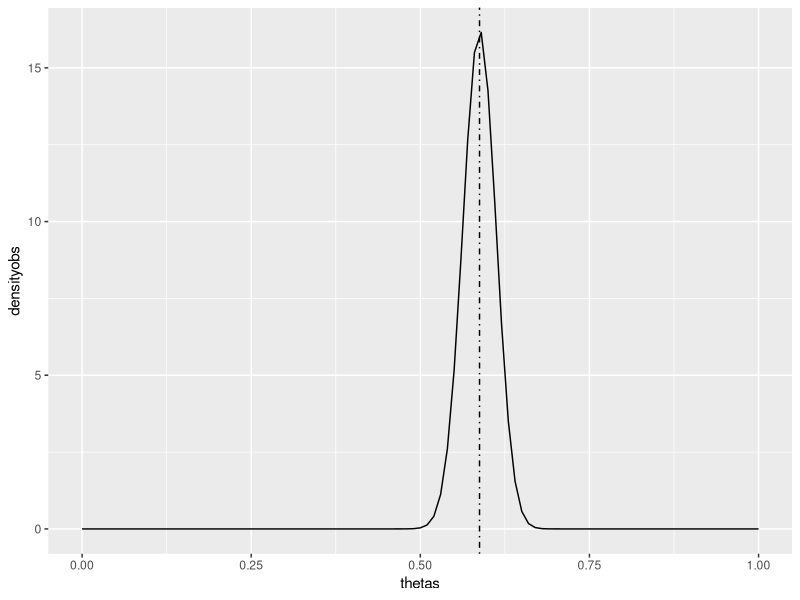

Source code (R):
## ---- chunk 1
# This code changes "global" settings, here it makes the computer `echo` which refers to 
# printing the code as well as the output into the pdf document when you knit.

knitr::opts_chunk$set(echo = TRUE)

# Change the following code to be your working folder for R

knitr::opts_knit$set(root.dir = '~/Dropbox/mathCamp/Code/data/')
# The following allows the computer to always get the same result for random stuff.
set.seed(100)

## ---- chunk 2
library(ggplot2)
library(dplyr, warn.conflicts = F)
## ---- chunk 3
dposterior<- function(theta, y, n){
  denominator<-function(t){
    t^y*(1-t)^(n-y)
  }
  
  integrated<-integrate(denominator,0,1 )
 
  out<- (theta^y*(1-theta)^(n-y))/integrated$value
  return(out)
}
## ---- chunk 4
simposterior<-data.frame(thetas= seq(0,1,by=.01), 
           densityobs=dposterior( seq(0,1,by=.01),235,400))

ggplot(simposterior,aes(thetas, densityobs))+geom_freqpoly(stat="identity")+
  geom_vline(xintercept =235/400,linetype = "dotdash")

## ---- chunk 5
dbeta(.5, 235+1,400-235+1)
dposterior(.5, 235, 400)
